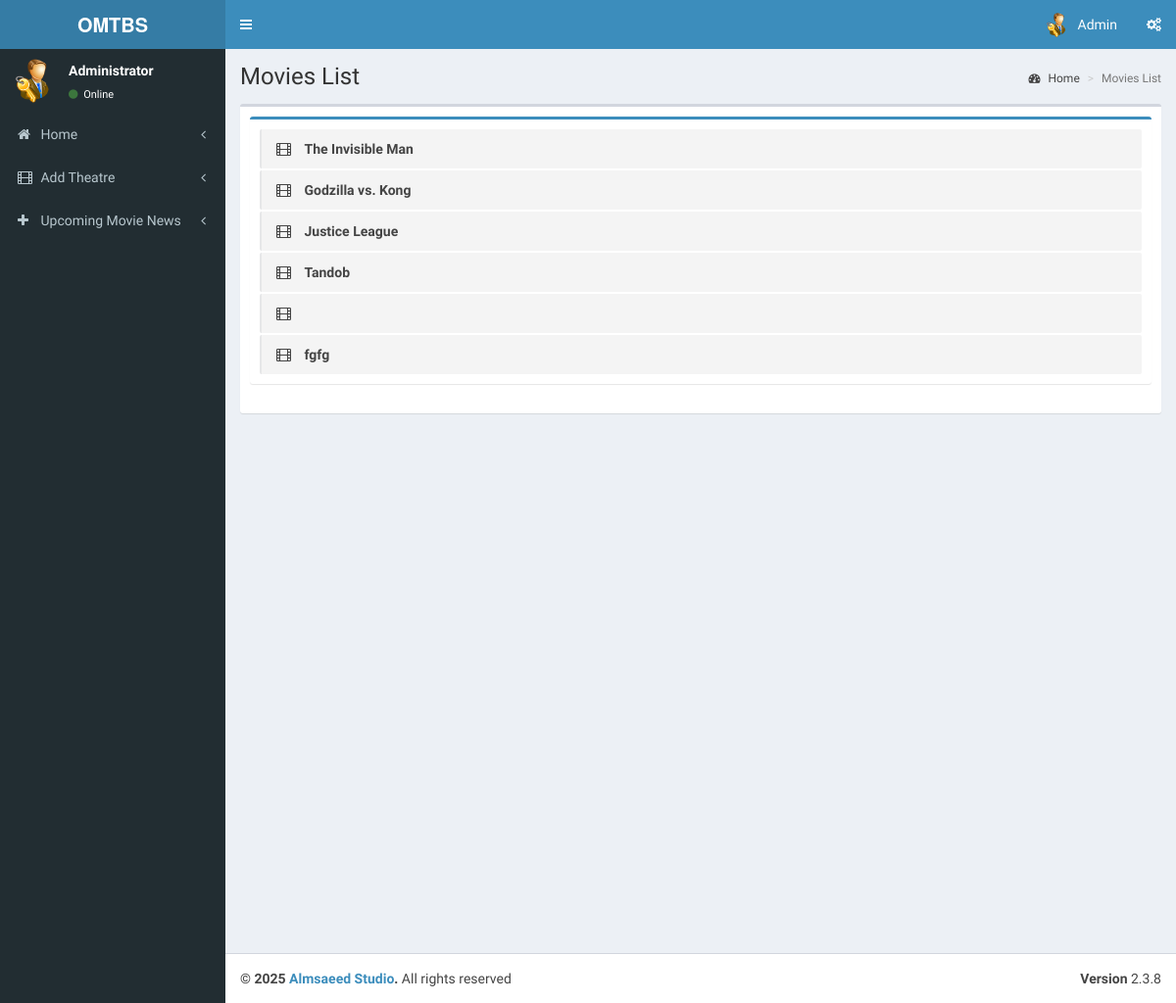
Page /admin/pages/index.php (signed in) on the earlier database version.
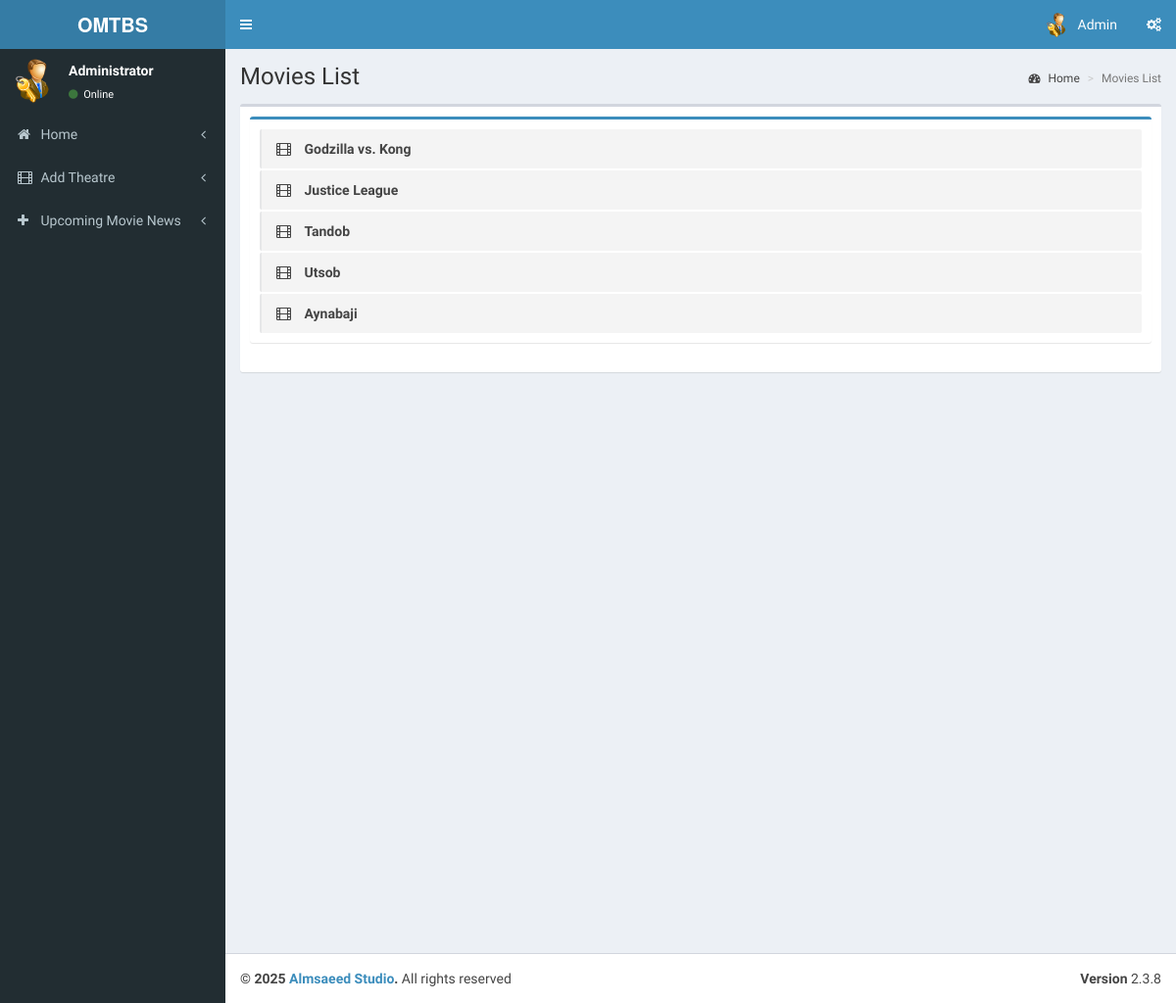
Same page on the later database version.
### tables this page shows
CREATE TABLE `tbl_movie` (
  `movie_id` int(11) NOT NULL,
  `t_id` int(11) NOT NULL COMMENT 'theatre id',
  `movie_name` varchar(255) NOT NULL,
  `cast` varchar(500) NOT NULL,
  `desc` varchar(1000) NOT NULL,
  `release_date` date NOT NULL,
  `image` varchar(200) NOT NULL,
  `video_url` varchar(200) NOT NULL,
  `status` int(1) NOT NULL COMMENT '0 means active ',
  `imdb_rating` float DEFAULT NULL,
  `awards` varchar(255) DEFAULT NULL
);

### admin/pages/index.php (the view, shortened to what this page needs)
<?php
include('header.php');
?>
  <div class="content-wrapper">
    <section class="content-header">
      <h1>
        Movies List
      </h1>
      <ol class="breadcrumb">
        <li><a href="index"><i class="fa fa-dashboard"></i> Home</a></li>
        <li class="active">Movies List</li>
      </ol>
    </section>
    <section class="content">
      <div class="box">
        <div class="box-body">
            <div class="box box-primary">
            <div class="box-body">
              <ul class="todo-list">
                 <?php
                        $qry7=mysqli_query($con,"select * from tbl_movie");
                        if(mysqli_num_rows($qry7))
                        {
                        while($c=mysqli_fetch_array($qry7))
                        {
                        ?>
                <li>
                      <span class="handle">
                        <i class="fa fa-film"></i>
                      </span>
                  <span class="text"><?php echo $c['movie_name'];?></span>
                </li>
                  <?php
                       }}
                     ?>
            </div>
          </div>
        </div>
      </div>
    </section>
  </div>
  <?php
include('footer.php');
?>

Differences in the rows shown:
removed tbl_movie: movie_name "The Invisible Man"
removed tbl_movie: movie_name "fgfg"
changed tbl_movie: movie_name (not shown) → "Utsob"
added tbl_movie: movie_name "Aynabaji"
